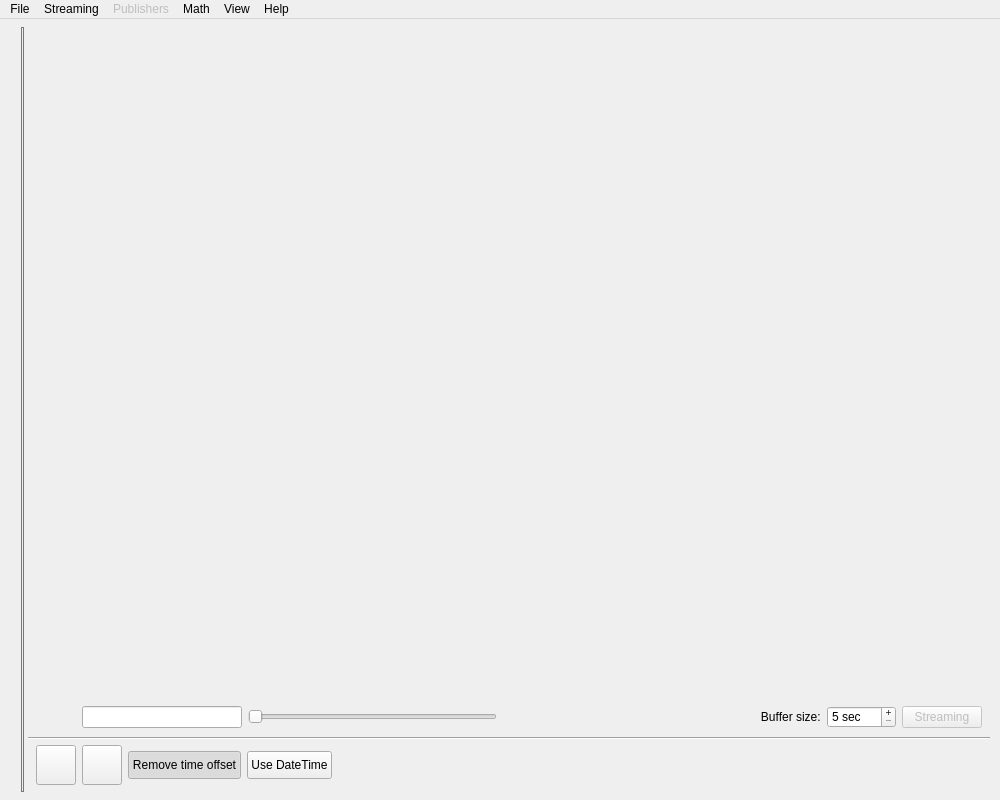
<?xml version="1.0" encoding="UTF-8"?>
<ui version="4.0">
 <class>MainWindow</class>
 <widget class="QMainWindow" name="MainWindow">
  <property name="windowModality">
   <enum>Qt::NonModal</enum>
  </property>
  <property name="geometry">
   <rect>
    <x>0</x>
    <y>0</y>
    <width>1000</width>
    <height>800</height>
   </rect>
  </property>
  <property name="focusPolicy">
   <enum>Qt::StrongFocus</enum>
  </property>
  <property name="windowTitle">
   <string>PlotJuggler</string>
  </property>
  <property name="windowIcon">
   <iconset resource="resource.qrc">
    <normaloff>:/icons/resources/office_chart_line_stacked.png</normaloff>:/icons/resources/office_chart_line_stacked.png</iconset>
  </property>
  <property name="styleSheet">
   <string notr="true"/>
  </property>
  <widget class="QWidget" name="centralWidget">
   <layout class="QVBoxLayout" name="verticalLayout">
    <property name="leftMargin">
     <number>6</number>
    </property>
    <property name="topMargin">
     <number>6</number>
    </property>
    <property name="rightMargin">
     <number>6</number>
    </property>
    <property name="bottomMargin">
     <number>6</number>
    </property>
    <item>
     <widget class="QSplitter" name="splitter">
      <property name="styleSheet">
       <string notr="true">QSplitter::handle {
background: qlineargradient(x1:0, y1:0, x2:1, y2:1,
    stop:0 #eee, stop:1 #ccc);
border: 1px solid #777;
width: 13px;
margin-top: 2px;
margin-bottom: 2px;
border-radius: 4px;
}</string>
      </property>
      <property name="frameShape">
       <enum>QFrame::NoFrame</enum>
      </property>
      <property name="midLineWidth">
       <number>1</number>
      </property>
      <property name="orientation">
       <enum>Qt::Horizontal</enum>
      </property>
      <property name="opaqueResize">
       <bool>true</bool>
      </property>
      <property name="handleWidth">
       <number>1</number>
      </property>
      <property name="childrenCollapsible">
       <bool>false</bool>
      </property>
      <widget class="QFrame" name="leftFrame">
       <layout class="QVBoxLayout" name="leftLayout">
        <property name="spacing">
         <number>0</number>
        </property>
        <property name="leftMargin">
         <number>4</number>
        </property>
        <property name="topMargin">
         <number>4</number>
        </property>
        <property name="rightMargin">
         <number>4</number>
        </property>
        <property name="bottomMargin">
         <number>4</number>
        </property>
       </layout>
      </widget>
      <widget class="QWidget" name="plottingArea" native="true">
       <layout class="QVBoxLayout" name="verticalLayout_2">
        <property name="spacing">
         <number>0</number>
        </property>
        <property name="leftMargin">
         <number>4</number>
        </property>
        <property name="topMargin">
         <number>4</number>
        </property>
        <property name="rightMargin">
         <number>4</number>
        </property>
        <property name="bottomMargin">
         <number>4</number>
        </property>
        <item>
         <layout class="QVBoxLayout" name="plottingLayout">
          <property name="spacing">
           <number>0</number>
          </property>
          <item>
           <spacer name="verticalSpacer">
            <property name="orientation">
             <enum>Qt::Vertical</enum>
            </property>
            <property name="sizeHint" stdset="0">
             <size>
              <width>20</width>
              <height>0</height>
             </size>
            </property>
           </spacer>
          </item>
          <item>
           <widget class="QWidget" name="widgetTimescale" native="true">
            <property name="maximumSize">
             <size>
              <width>16777215</width>
              <height>40</height>
             </size>
            </property>
            <layout class="QHBoxLayout" name="horizontalLayoutZoom">
             <property name="leftMargin">
              <number>8</number>
             </property>
             <property name="topMargin">
              <number>0</number>
             </property>
             <property name="rightMargin">
              <number>8</number>
             </property>
             <property name="bottomMargin">
              <number>0</number>
             </property>
             <item>
              <widget class="QPushButton" name="pushButtonOptions">
               <property name="minimumSize">
                <size>
                 <width>40</width>
                 <height>40</height>
                </size>
               </property>
               <property name="maximumSize">
                <size>
                 <width>40</width>
                 <height>40</height>
                </size>
               </property>
               <property name="toolTip">
                <string>&lt;html&gt;&lt;head/&gt;&lt;body&gt;&lt;p&gt;Show/Hide extra options&lt;/p&gt;&lt;/body&gt;&lt;/html&gt;</string>
               </property>
               <property name="styleSheet">
                <string notr="true"/>
               </property>
               <property name="text">
                <string/>
               </property>
               <property name="icon">
                <iconset resource="resource.qrc">
                 <normaloff>:/icons/resources/cog.png</normaloff>:/icons/resources/cog.png</iconset>
               </property>
               <property name="iconSize">
                <size>
                 <width>22</width>
                 <height>22</height>
                </size>
               </property>
               <property name="checkable">
                <bool>true</bool>
               </property>
               <property name="flat">
                <bool>true</bool>
               </property>
              </widget>
             </item>
             <item>
              <widget class="QLineEdit" name="displayTime">
               <property name="sizePolicy">
                <sizepolicy hsizetype="MinimumExpanding" vsizetype="Fixed">
                 <horstretch>0</horstretch>
                 <verstretch>0</verstretch>
                </sizepolicy>
               </property>
               <property name="minimumSize">
                <size>
                 <width>80</width>
                 <height>0</height>
                </size>
               </property>
               <property name="maximumSize">
                <size>
                 <width>160</width>
                 <height>16777215</height>
                </size>
               </property>
               <property name="alignment">
                <set>Qt::AlignCenter</set>
               </property>
              </widget>
             </item>
             <item>
              <widget class="RealSlider" name="timeSlider">
               <property name="enabled">
                <bool>true</bool>
               </property>
               <property name="focusPolicy">
                <enum>Qt::WheelFocus</enum>
               </property>
               <property name="maximum">
                <number>0</number>
               </property>
               <property name="orientation">
                <enum>Qt::Horizontal</enum>
               </property>
               <property name="tickPosition">
                <enum>QSlider::NoTicks</enum>
               </property>
               <property name="tickInterval">
                <number>1</number>
               </property>
              </widget>
             </item>
             <item>
              <spacer name="horizontalSpacer">
               <property name="orientation">
                <enum>Qt::Horizontal</enum>
               </property>
               <property name="sizeHint" stdset="0">
                <size>
                 <width>10</width>
                 <height>20</height>
                </size>
               </property>
              </spacer>
             </item>
             <item>
              <widget class="QLabel" name="streamingLabel">
               <property name="text">
                <string>   Buffer size:</string>
               </property>
              </widget>
             </item>
             <item>
              <widget class="QSpinBox" name="streamingSpinBox">
               <property name="focusPolicy">
                <enum>Qt::ClickFocus</enum>
               </property>
               <property name="toolTip">
                <string>Size of the  Buffer (seconds)</string>
               </property>
               <property name="buttonSymbols">
                <enum>QAbstractSpinBox::PlusMinus</enum>
               </property>
               <property name="accelerated">
                <bool>true</bool>
               </property>
               <property name="correctionMode">
                <enum>QAbstractSpinBox::CorrectToPreviousValue</enum>
               </property>
               <property name="suffix">
                <string> sec</string>
               </property>
               <property name="minimum">
                <number>5</number>
               </property>
               <property name="maximum">
                <number>100</number>
               </property>
               <property name="value">
                <number>5</number>
               </property>
              </widget>
             </item>
             <item>
              <widget class="QPushButton" name="pushButtonStreaming">
               <property name="enabled">
                <bool>false</bool>
               </property>
               <property name="focusPolicy">
                <enum>Qt::NoFocus</enum>
               </property>
               <property name="toolTip">
                <string>&lt;html&gt;&lt;head/&gt;&lt;body&gt;&lt;p&gt;Start/Stop streaming&lt;/p&gt;&lt;p&gt;( &lt;span style=&quot; font-weight:600;&quot;&gt;CTRL+Space &lt;/span&gt;)&lt;/p&gt;&lt;/body&gt;&lt;/html&gt;</string>
               </property>
               <property name="styleSheet">
                <string notr="true">QToolTip {
border: 1px solid black;
border-radius: 6px;
background: white;
}</string>
               </property>
               <property name="text">
                <string>Streaming</string>
               </property>
               <property name="checkable">
                <bool>true</bool>
               </property>
              </widget>
             </item>
            </layout>
           </widget>
          </item>
          <item>
           <widget class="Line" name="line">
            <property name="orientation">
             <enum>Qt::Horizontal</enum>
            </property>
           </widget>
          </item>
          <item>
           <widget class="QWidget" name="widgetOptions" native="true">
            <property name="minimumSize">
             <size>
              <width>0</width>
              <height>50</height>
             </size>
            </property>
            <property name="maximumSize">
             <size>
              <width>16777215</width>
              <height>50</height>
             </size>
            </property>
            <layout class="QHBoxLayout" name="horizontalLayout_2">
             <property name="leftMargin">
              <number>8</number>
             </property>
             <property name="topMargin">
              <number>2</number>
             </property>
             <property name="rightMargin">
              <number>8</number>
             </property>
             <property name="bottomMargin">
              <number>2</number>
             </property>
             <item>
              <widget class="QPushButton" name="pushButtonActivateGrid">
               <property name="sizePolicy">
                <sizepolicy hsizetype="Minimum" vsizetype="Fixed">
                 <horstretch>40</horstretch>
                 <verstretch>40</verstretch>
                </sizepolicy>
               </property>
               <property name="minimumSize">
                <size>
                 <width>40</width>
                 <height>40</height>
                </size>
               </property>
               <property name="maximumSize">
                <size>
                 <width>40</width>
                 <height>40</height>
                </size>
               </property>
               <property name="focusPolicy">
                <enum>Qt::NoFocus</enum>
               </property>
               <property name="toolTip">
                <string>&lt;html&gt;&lt;head/&gt;&lt;body&gt;&lt;p&gt;Show/Hide the grid&lt;/p&gt;&lt;/body&gt;&lt;/html&gt;</string>
               </property>
               <property name="text">
                <string/>
               </property>
               <property name="icon">
                <iconset resource="resource.qrc">
                 <normaloff>:/icons/resources/grid.png</normaloff>:/icons/resources/grid.png</iconset>
               </property>
               <property name="iconSize">
                <size>
                 <width>32</width>
                 <height>32</height>
                </size>
               </property>
               <property name="checkable">
                <bool>true</bool>
               </property>
              </widget>
             </item>
             <item>
              <widget class="QPushButton" name="pushButtonTimeTracker">
               <property name="minimumSize">
                <size>
                 <width>40</width>
                 <height>40</height>
                </size>
               </property>
               <property name="maximumSize">
                <size>
                 <width>40</width>
                 <height>40</height>
                </size>
               </property>
               <property name="toolTip">
                <string>&lt;html&gt;&lt;head/&gt;&lt;body&gt;&lt;p&gt;Change the amount of information displayed with the vertical TimeTracker&lt;/p&gt;&lt;/body&gt;&lt;/html&gt;</string>
               </property>
               <property name="text">
                <string/>
               </property>
               <property name="icon">
                <iconset resource="resource.qrc">
                 <normaloff>:/icons/resources/line_tracker_1.png</normaloff>:/icons/resources/line_tracker_1.png</iconset>
               </property>
               <property name="iconSize">
                <size>
                 <width>36</width>
                 <height>36</height>
                </size>
               </property>
               <property name="flat">
                <bool>false</bool>
               </property>
              </widget>
             </item>
             <item>
              <widget class="QPushButton" name="pushButtonRemoveTimeOffset">
               <property name="minimumSize">
                <size>
                 <width>0</width>
                 <height>28</height>
                </size>
               </property>
               <property name="maximumSize">
                <size>
                 <width>16777215</width>
                 <height>28</height>
                </size>
               </property>
               <property name="toolTip">
                <string>&lt;html&gt;&lt;head/&gt;&lt;body&gt;&lt;p&gt;If checked, an offset will be applied to each timeseries to ensure that the first time instant is equal to zero.&lt;/p&gt;&lt;/body&gt;&lt;/html&gt;</string>
               </property>
               <property name="text">
                <string>Remove time offset</string>
               </property>
               <property name="iconSize">
                <size>
                 <width>16</width>
                 <height>28</height>
                </size>
               </property>
               <property name="checkable">
                <bool>true</bool>
               </property>
               <property name="checked">
                <bool>true</bool>
               </property>
              </widget>
             </item>
             <item>
              <widget class="QPushButton" name="pushButtonUseDateTime">
               <property name="minimumSize">
                <size>
                 <width>0</width>
                 <height>28</height>
                </size>
               </property>
               <property name="maximumSize">
                <size>
                 <width>16777215</width>
                 <height>28</height>
                </size>
               </property>
               <property name="toolTip">
                <string>&lt;html&gt;&lt;head/&gt;&lt;body&gt;&lt;p&gt;If active, visualize the current time as DateTime ( YYYY/MM/DD:m::s::ms)&lt;/p&gt;&lt;/body&gt;&lt;/html&gt;</string>
               </property>
               <property name="text">
                <string>Use DateTime</string>
               </property>
               <property name="checkable">
                <bool>true</bool>
               </property>
              </widget>
             </item>
             <item>
              <spacer name="horizontalSpacer_2">
               <property name="orientation">
                <enum>Qt::Horizontal</enum>
               </property>
               <property name="sizeHint" stdset="0">
                <size>
                 <width>40</width>
                 <height>20</height>
                </size>
               </property>
              </spacer>
             </item>
            </layout>
           </widget>
          </item>
         </layout>
        </item>
       </layout>
      </widget>
     </widget>
    </item>
   </layout>
  </widget>
  <widget class="QMenuBar" name="menuBar">
   <property name="geometry">
    <rect>
     <x>0</x>
     <y>0</y>
     <width>1000</width>
     <height>22</height>
    </rect>
   </property>
   <widget class="QMenu" name="menuFile">
    <property name="toolTip">
     <string>File Menu (ALT+F)</string>
    </property>
    <property name="title">
     <string>File</string>
    </property>
    <addaction name="actionLoadData"/>
    <addaction name="actionLoadRecentDatafile"/>
    <addaction name="actionLoadDummyData"/>
    <addaction name="actionReloadPrevious"/>
    <addaction name="actionDeleteAllData"/>
    <addaction name="separator"/>
    <addaction name="actionLoadLayout"/>
    <addaction name="actionLoadRecentLayout"/>
    <addaction name="actionSaveLayout"/>
    <addaction name="separator"/>
    <addaction name="actionExit"/>
   </widget>
   <widget class="QMenu" name="menuStreaming">
    <property name="toolTip">
     <string>Streaming Plugins (ALT+S)</string>
    </property>
    <property name="title">
     <string>Streaming</string>
    </property>
    <addaction name="actionStopStreaming"/>
    <addaction name="actionClearBuffer"/>
    <addaction name="separator"/>
   </widget>
   <widget class="QMenu" name="menuPublishers">
    <property name="enabled">
     <bool>false</bool>
    </property>
    <property name="toolTip">
     <string>Publisher plugins (ALT+P)</string>
    </property>
    <property name="title">
     <string>Publishers</string>
    </property>
   </widget>
   <widget class="QMenu" name="menuMath">
    <property name="title">
     <string>Math</string>
    </property>
    <addaction name="actionAddMathChannel"/>
   </widget>
   <widget class="QMenu" name="menuHelp">
    <property name="toolTip">
     <string>Help (ALT+H)</string>
    </property>
    <property name="title">
     <string>Help</string>
    </property>
    <addaction name="actionQuick_Help"/>
    <addaction name="actionAbout"/>
   </widget>
   <widget class="QMenu" name="menuTools">
    <property name="title">
     <string>View</string>
    </property>
    <addaction name="actionMaximizePlots"/>
   </widget>
   <addaction name="menuFile"/>
   <addaction name="menuStreaming"/>
   <addaction name="menuPublishers"/>
   <addaction name="menuMath"/>
   <addaction name="menuTools"/>
   <addaction name="menuHelp"/>
  </widget>
  <action name="actionLoadData">
   <property name="text">
    <string>Load Data</string>
   </property>
   <property name="toolTip">
    <string>Load Data</string>
   </property>
  </action>
  <action name="actionLoadRecentDatafile">
   <property name="text">
    <string>Load recent datafile...</string>
   </property>
  </action>
  <action name="actionDeleteAllData">
   <property name="text">
    <string>Delete all data</string>
   </property>
  </action>
  <action name="actionLoadLayout">
   <property name="text">
    <string>Load layout</string>
   </property>
  </action>
  <action name="actionLoadRecentLayout">
   <property name="text">
    <string>Load recent layout...</string>
   </property>
  </action>
  <action name="actionSaveLayout">
   <property name="text">
    <string>Save layout</string>
   </property>
  </action>
  <action name="actionExit">
   <property name="text">
    <string>Exit</string>
   </property>
   <property name="shortcut">
    <string>Ctrl+Q</string>
   </property>
  </action>
  <action name="actionAbout">
   <property name="text">
    <string>About</string>
   </property>
  </action>
  <action name="actionStopStreaming">
   <property name="enabled">
    <bool>false</bool>
   </property>
   <property name="text">
    <string>Stop streaming</string>
   </property>
  </action>
  <action name="actionQuick_Help">
   <property name="text">
    <string>Documentation</string>
   </property>
   <property name="toolTip">
    <string>Open the Documentation in a browser</string>
   </property>
   <property name="shortcut">
    <string>F1</string>
   </property>
  </action>
  <action name="actionClearBuffer">
   <property name="text">
    <string>Clear buffer</string>
   </property>
  </action>
  <action name="actionReloadPrevious">
   <property name="text">
    <string>Quick Data Reload</string>
   </property>
  </action>
  <action name="actionAddMathChannel">
   <property name="text">
    <string>Add math channel</string>
   </property>
  </action>
  <action name="actionMaximizePlots">
   <property name="text">
    <string>Maximize plots</string>
   </property>
   <property name="toolTip">
    <string>Maximize plots [F10]</string>
   </property>
  </action>
  <action name="actionLoadDummyData">
   <property name="text">
    <string>Load Dummy Data</string>
   </property>
  </action>
 </widget>
 <layoutdefault spacing="6" margin="11"/>
 <customwidgets>
  <customwidget>
   <class>RealSlider</class>
   <extends>QSlider</extends>
   <header location="global">realslider.h</header>
  </customwidget>
 </customwidgets>
 <resources>
  <include location="resource.qrc"/>
 </resources>
 <connections/>
</ui>
